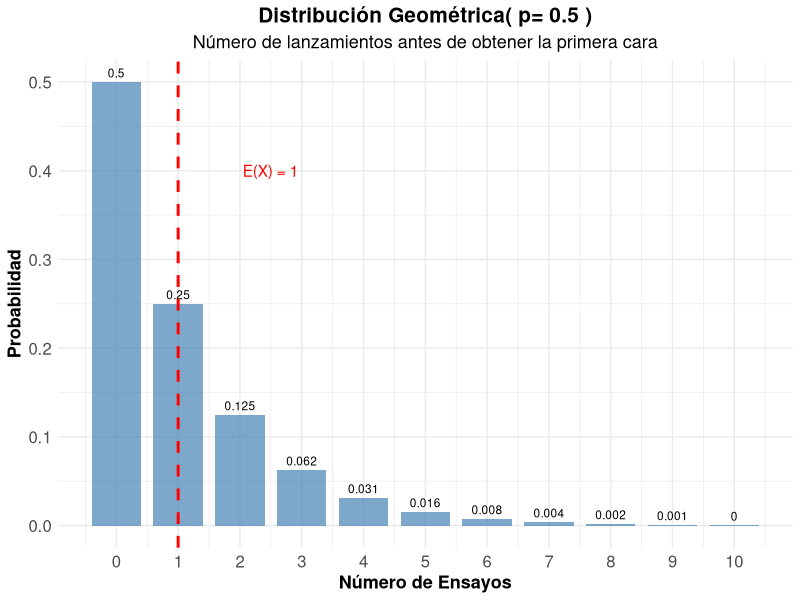
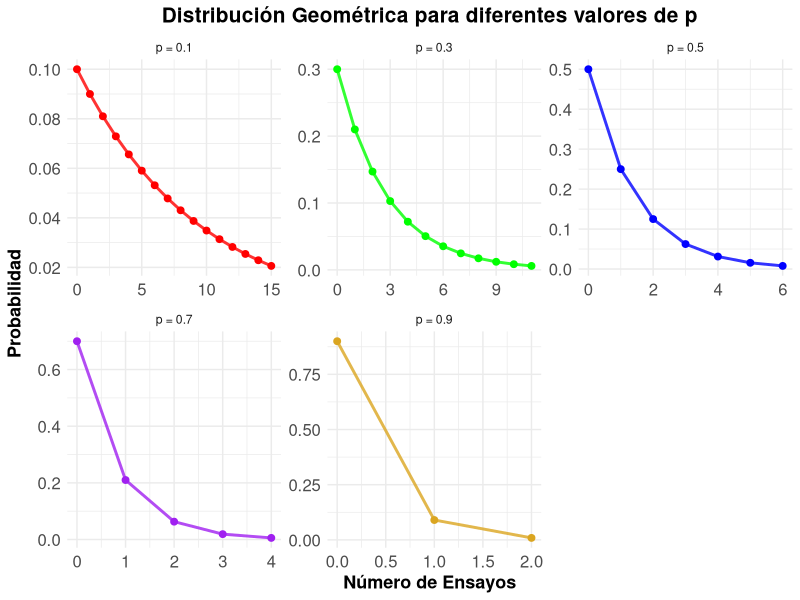
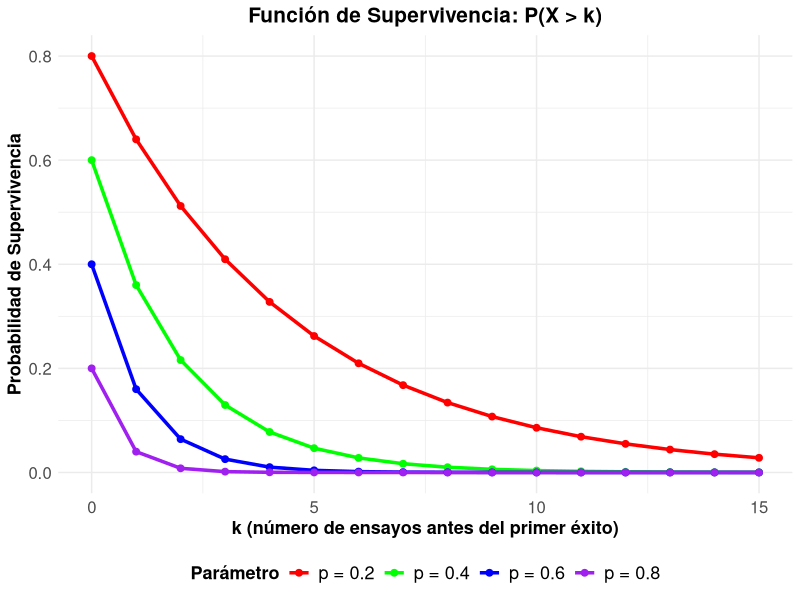
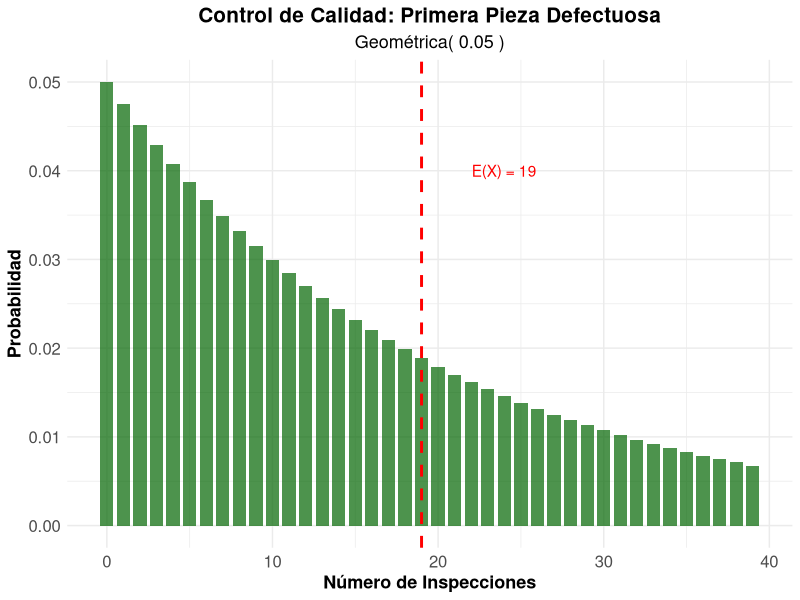

These charts were generated, in order, by the following R code:
## ---- chunk 1
#| label: setup
#| include: false

library(tidyverse)
library(kableExtra)
library(gridExtra)
## ---- chunk 2
#| label: moneda-geometrica
#| code-fold: true

# Parámetro
p_cara <- 0.5

# Calcular probabilidades para los primeros 11 ensayos
k_moneda <- 0:10
# Prefijo d (density) sufijo es el de la va
prob_geometrica <- dgeom(k_moneda , p_cara)  

# Crear tabla
geometrica_moneda <- data.frame(
  Ensayo = k_moneda,
  Probabilidad = prob_geometrica,
  Prob_Acumulada = pgeom(k_moneda, p_cara)
)

kable(geometrica_moneda, 
      caption = "Distribución Geométrica - Primera cara (p = 0.5)",
      digits = 4,
      col.names = c("Ensayo", "P(X = x)", "P(X ≤ x)")) %>%
  kable_styling(bootstrap_options = "striped")

# Parámetros estadísticos
media_moneda <- (1-p_cara) / p_cara
varianza_moneda <- (1 - p_cara) / (p_cara^2)
desv_std_moneda <- sqrt(varianza_moneda)


cat("Media (ensayos esperados):", media_moneda, "\n")
cat("Varianza:", varianza_moneda, "\n")
cat("Desviación estándar:", round(desv_std_moneda, 4), "\n")

## ---- chunk 3
#| code-fold: true
#| fig-align: center


#| label: grafico-geometrica-basico
#| fig-cap: "Distribución Geométrica - Primera cara en lanzamiento de moneda"
ggplot(geometrica_moneda, aes(x = Ensayo, y = Probabilidad)) +
  geom_col(fill = "steelblue", alpha = 0.7, width = 0.8) +
  geom_text(aes(label = round(Probabilidad, 3)), vjust = -0.5, size = 3) +
  geom_vline(xintercept = media_moneda, color = "red", linetype = "dashed", linewidth = 1) +
  annotate("text", x = media_moneda + 1.5, y = max(prob_geometrica) * 0.8, 
           label = paste("E(X) =", media_moneda), color = "red") +
  scale_x_continuous(breaks = k_moneda) +
  labs(title = paste("Distribución Geométrica( p=", p_cara, ")"),
       subtitle = "Número de lanzamientos antes de obtener la primera cara",
       x = "Número de Ensayos",
       y = "Probabilidad") +
  theme_minimal() +
  theme(
    legend.title = element_text(size=13, face="bold"),
    legend.text = element_text(size=13),
    plot.title = element_text(size=15, face="bold", hjust = 0.5),
    plot.subtitle = element_text(size=13, hjust = 0.5),
    axis.text.x=element_text(size=12),
    axis.text.y=element_text(size=12),
    axis.title.x = element_text(face="bold", size=13),
    axis.title.y = element_text(face="bold", size=13)
    # panel.grid.major.y = element_line(color = "#ECF0F1", linewidth = 0.5,
    #   linetype = "dashed"),
    # panel.grid.minor.y = element_blank(),
    # panel.grid.major.x = element_blank(),
    # panel.background = element_rect(fill = "#FAFAFA", color = NA),
    # plot.background = element_rect(fill = "white", color = NA)
  )
## ---- chunk 4
#| label: diferentes-p
#| code-fold: true


# Diferentes probabilidades de éxito
p_values <- c(0.1, 0.3, 0.5, 0.7, 0.9)
k_max <- 15

# Crear data frame para comparación
geometrica_comp <- data.frame()
for(p in p_values) {
  k_vals <- 0:k_max
  probs <- dgeom(k_vals, p)  
  
  temp_data <- data.frame(
    p_label = paste("p =", p),
    k = k_vals,
    probabilidad = probs,
    media = (1-p)/p,
    varianza = (1-p)/(p^2)
  )
  geometrica_comp <- rbind(geometrica_comp, temp_data)
}

# Tabla de parámetros
parametros_comp <- data.frame(
  p = p_values,
  Media = (1-p_values)/p_values,
  Varianza = (1-p_values)/(p_values^2),
  Desv_Std = sqrt((1-p_values)/(p_values^2))
)

kable(parametros_comp, 
      caption = "Parámetros de la distribución geométrica para diferentes valores de p",
      digits = 4,
      col.names = c("p", "Media", "Varianza", "Desv. Std")) |> 
  kable_styling(bootstrap_options = "striped")
## ---- chunk 5
#| label: grafico-diferentes-p
#| code-fold: true
#| fig-align: center
#| fig-cap: "Distribución Geométrica para diferentes valores de p"
# Filtrar para mejor visualización
geometrica_filtered <- geometrica_comp[geometrica_comp$probabilidad > 0.005, ]

ggplot(geometrica_filtered, aes(x = k, y = probabilidad, color = p_label)) +
  geom_line(linewidth = 1, alpha = 0.8, show.legend = FALSE) +
  geom_point(size = 2, show.legend = FALSE) +
  scale_color_manual(values = c("red", "green", "blue", "purple", "goldenrod")) +
  facet_wrap(~p_label, scales = "free") +
  labs(title = "Distribución Geométrica para diferentes valores de p",
       x = "Número de Ensayos",
       y = "Probabilidad",
       color = "Parámetro") +
  theme_minimal() +
  theme(
    legend.title = element_text(size=13, face="bold"),
    legend.text = element_text(size=13),
    plot.title = element_text(size=15, face="bold", hjust = 0.5),
    plot.subtitle = element_text(size=13, hjust = 0.5),
    axis.text.x=element_text(size=12),
    axis.text.y=element_text(size=12),
    axis.title.x = element_text(face="bold", size=13),
    axis.title.y = element_text(face="bold", size=13)
    # panel.grid.major.y = element_line(color = "#ECF0F1", linewidth = 0.5,
    #   linetype = "dashed"),
    # panel.grid.minor.y = element_blank(),
    # panel.grid.major.x = element_blank(),
    # panel.background = element_rect(fill = "#FAFAFA", color = NA),
    # plot.background = element_rect(fill = "white", color = NA)
  )
## ---- chunk 6
#| label: falta-memoria
#| code-fold: true

# Demostración de la propiedad de falta de memoria
p_mem <- 0.3
s <- 5
t <- 3

# P(X >= s + t)
prob_s_t <- 1 - pgeom(s + t-1, p_mem)  

# P(X >= s) 
prob_s <- 1- pgeom(s-1, p_mem)

# P(X >= t) 
prob_t <- 1- pgeom(t-1, p_mem)

# P(X >= s + t | X >= s) = P(X >= s + t) / P(X >= s)
prob_condicional <- prob_s_t / prob_s

cat("Demostración de la Propiedad de Falta de Memoria:\n")
cat("Parámetros: p =", p_mem, ", s =", s, ", t =", t, "\n\n")
cat("P(X  ≥", s+t, ") =", round(prob_s_t, 6), "\n")
cat("P(X  ≥", s, ") =", round(prob_s, 6), "\n")
cat("P(X  ≥", t, ") =", round(prob_t, 6), "\n\n")
cat("P(X  ≥", s+t, "| X  ≥", s, ") =", round(prob_condicional, 6), "\n")
cat("P(X  ≥", t, ") =", round(prob_t, 6), "\n\n")
cat("¿Son iguales?", abs(prob_condicional - prob_t) < 1e-10, "\n")
## ---- chunk 7
#| label: funcion-supervivencia
#| code-fold: true
#| fig-align: center
#| fig-cap: "Función de Supervivencia de la distribución geométrica"
# Diferentes valores de p
p_surv <- c(0.2, 0.4, 0.6, 0.8)
k_surv <- 0:15

# Crear data frame
supervivencia_data <- data.frame()
for(p in p_surv) {
  surv_vals <- (1 - p)^(k_surv+1)
  temp_data <- data.frame(
    p_label = paste("p =", p),
    k = k_surv,
    supervivencia = surv_vals
  )
  supervivencia_data <- rbind(supervivencia_data, temp_data)
}

ggplot(supervivencia_data, aes(x = k, y = supervivencia, color = p_label)) +
  geom_line(linewidth = 1.2) +
  geom_point(size = 2) +
  scale_color_manual(values = c("red", "green", "blue", "purple")) +
  labs(title = "Función de Supervivencia: P(X > k)",
       x = "k (número de ensayos antes del primer éxito)",
       y = "Probabilidad de Supervivencia",
       color = "Parámetro") +
  theme_minimal() +
  theme(
    legend.title = element_text(size=13, face="bold"),
    legend.text = element_text(size=13),
    legend.position = "bottom",
    plot.title = element_text(size=15, face="bold", hjust = 0.5),
    plot.subtitle = element_text(size=13, hjust = 0.5),
    axis.text.x=element_text(size=12),
    axis.text.y=element_text(size=12),
    axis.title.x = element_text(face="bold", size=13),
    axis.title.y = element_text(face="bold", size=13)
    # panel.grid.major.y = element_line(color = "#ECF0F1", linewidth = 0.5,
    #   linetype = "dashed"),
    # panel.grid.minor.y = element_blank(),
    # panel.grid.major.x = element_blank(),
    # panel.background = element_rect(fill = "#FAFAFA", color = NA),
    # plot.background = element_rect(fill = "white", color = NA)
  )
## ---- chunk 8
#| label: control-calidad-geometrica
#| code-fold: true
#| fig-align: center
# Parámetros
p_defecto_geom <- 0.05

# Parámetros estadísticos
media_defecto <- (1-p_defecto_geom) / p_defecto_geom
varianza_defecto <- (1 - p_defecto_geom) / (p_defecto_geom^2)
desv_std_defecto <- sqrt(varianza_defecto)

cat("Control de Calidad - Primera pieza defectuosa:\n")
cat("Probabilidad de defecto por pieza:", p_defecto_geom, "\n")
cat("Número esperado de inspecciones:", media_defecto, "\n")
cat("Desviación estándar:", round(desv_std_defecto, 2), "\n\n")

# Probabilidades específicas
k_calidad <- 0:50
prob_calidad <- dgeom(k_calidad, p_defecto_geom)

# Preguntas de interés
prob_primera_10 <- sum(prob_calidad[1:10])
prob_mas_20 <- 1 - sum(prob_calidad[1:20])
prob_entre_10_30 <- sum(prob_calidad[10:30])

cat("Probabilidades de interés:\n")
cat("P(primera defectuosa en ≤ 10 inspecciones):", round(prob_primera_10, 4), "\n")
cat("P(primera defectuosa en > 20 inspecciones):", round(prob_mas_20, 4), "\n")
cat("P(primera defectuosa entre 10 y 30 inspecciones):", round(prob_entre_10_30, 4), "\n")



# Visualización
calidad_data <- data.frame(
  k = k_calidad[1:40],
  probabilidad = prob_calidad[1:40]
)

ggplot(calidad_data, aes(x = k, y = probabilidad)) +
  geom_col(fill = "darkgreen", alpha = 0.7, width = 0.8) +
  geom_vline(xintercept = media_defecto, color = "red", linetype = "dashed", linewidth = 1) +
  annotate("text", x = media_defecto + 5, y = max(prob_calidad) * 0.8, 
           label = paste("E(X) =", media_defecto), color = "red") +
  labs(title = "Control de Calidad: Primera Pieza Defectuosa",
       subtitle = paste("Geométrica(", p_defecto_geom, ")"),
       x = "Número de Inspecciones",
       y = "Probabilidad") +
  theme_minimal() +
  theme(
    legend.title = element_text(size=13, face="bold"),
    legend.text = element_text(size=13),
    legend.position = "bottom",
    plot.title = element_text(size=15, face="bold", hjust = 0.5),
    plot.subtitle = element_text(size=13, hjust = 0.5),
    axis.text.x=element_text(size=12),
    axis.text.y=element_text(size=12),
    axis.title.x = element_text(face="bold", size=13),
    axis.title.y = element_text(face="bold", size=13)
    # panel.grid.major.y = element_line(color = "#ECF0F1", linewidth = 0.5,
    #   linetype = "dashed"),
    # panel.grid.minor.y = element_blank(),
    # panel.grid.major.x = element_blank(),
    # panel.background = element_rect(fill = "#FAFAFA", color = NA),
    # plot.background = element_rect(fill = "white", color = NA)
  )
## ---- chunk 9
#| label: simulacion-geometrica
#| code-fold: true

p_sim <- 0.25
n_sim <- 10000

# Generar datos geométricos 
datos_geom <- rgeom(n_sim, p_sim) 

# Estadísticas observadas
media_obs <- mean(datos_geom)
var_obs <- var(datos_geom)
desv_obs <- sd(datos_geom)

# Valores teóricos
media_teo <- (1-p_sim) / p_sim
var_teo <- (1 - p_sim) / (p_sim^2)
desv_teo <- sqrt(var_teo)

cat("Simulación Geométrica (p =", p_sim, "):\n")
cat("Simulaciones:", n_sim, "\n\n")
cat("Media teórica:", media_teo, "| Media observada:", round(media_obs, 4), "\n")
cat("Varianza teórica:", var_teo, "| Varianza observada:", round(var_obs, 4), "\n")
cat("Desv. Std teórica:", round(desv_teo, 4), "| Desv. Std observada:", round(desv_obs, 4), "\n")

# Comparar distribuciones
freq_obs <- table(datos_geom[datos_geom <= 20]) / n_sim
k_comp <- as.numeric(names(freq_obs))
prob_teo <- dgeom(k_comp, p_sim)

comparacion_sim <- data.frame(
  k = k_comp,
  Freq_Observada = as.numeric(freq_obs),
  Prob_Teorica = prob_teo,
  Diferencia = abs(as.numeric(freq_obs) - prob_teo)
)

kable(head(comparacion_sim, 12), 
      caption = "Comparación frecuencias observadas vs probabilidades teóricas",
      digits = 4,
      col.names = c("k", "Freq. Observada", "Prob. Teórica", "Diferencia")) %>%
  kable_styling(bootstrap_options = "striped")
## ---- chunk 10
p <- 0.5
c(a_T_igual5=dgeom(4,p),b_T_mayor3=pgeom(2,p,lower.tail=FALSE),
  c_media_total=1/p,c_varianza_total=(1-p)/p^2)
## ---- chunk 11
p <- 0.7
c(a_primero_en_tercero=dgeom(2,p),b_intentos_esperados=1/p,
  c_entre2_y5=pgeom(4,p)-pgeom(0,p))
## ---- chunk 12
p <- 0.02
c(a_inspecciones_esperadas=1/p,b_despues_de100=pgeom(99,p,lower.tail=FALSE))
## ---- chunk 13
s <- 100; t <- 20
c(condicional=(1-p)^(s+t)/(1-p)^s,sin_condicionar=(1-p)^t)
